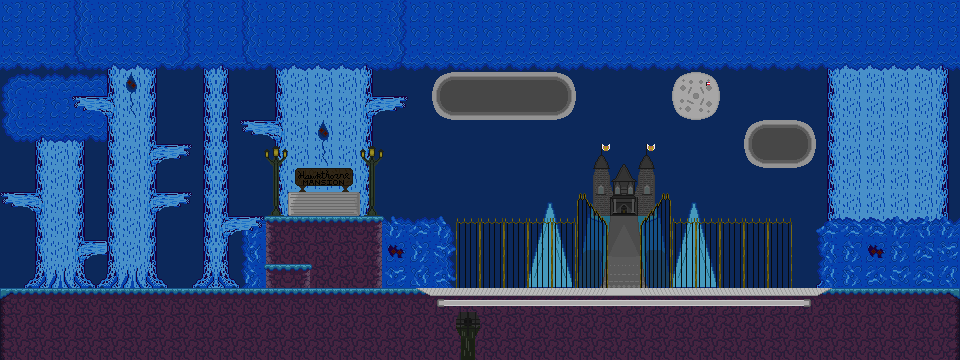

Rendered tile map (Tiled .tmx) drawn with the repository's tilesets; below, a short description and the map source with its tile grids summarised:
An orthogonal 40x15 tile map with 24x24 px tiles, 4 tile layers (Tile Layer 1, Tile Layer 2, Tile Layer 3, Tile Layer 4) and 8 objects (3x door).

<map version="1.0" orientation="orthogonal" width="40" height="15" tilewidth="24" tileheight="24">
 <properties>
  <property name="blue" value="" />
  <property name="green" value="" />
  <property name="offset" value="1" />
  <property name="red" value="" />
  <property name="soundtrack" value="" />
  <property name="tile" value="" />
  <property name="warpin" value="" />
 </properties>
 <tileset firstgid="1" name="mansion" tilewidth="24" tileheight="24">
  <image source="../Pictures/Hawkthorne/Levels/mansion.png" width="264" height="264" />
 </tileset>
 <layer name="Tile Layer 1" width="40" height="15">
  <data>[600 cells, 598 non-empty, 2 distinct tile ids]</data>
 </layer>
 <layer name="Tile Layer 2" width="40" height="15">
  <data>[600 cells, 399 non-empty, 58 distinct tile ids]</data>
 </layer>
 <layer name="Tile Layer 3" width="40" height="15">
  <data>[600 cells, 266 non-empty, 36 distinct tile ids]</data>
 </layer>
 <layer name="Tile Layer 4" width="40" height="15">
  <data>[600 cells, 51 non-empty, 12 distinct tile ids]</data>
 </layer>
 <objectgroup name="nodes" width="40" height="15" opacity="0.9">
  <object name="main" type="door" x="600" y="216" width="48" height="72">
   <properties>
    <property name="level" value="mansion_interior" />
    <property name="sound" value="false" />
    <property name="to" value="leftmirror" />
   </properties>
  </object>
  <object name="main" type="door" x="600" y="216" width="48" height="72">
   <properties>
    <property name="level" value="mansion_interior" />
    <property name="sound" value="false" />
    <property name="to" value="leftmirror" />
   </properties>
  </object>
  <object name="main" type="door" x="24" y="240" width="24" height="48" />
 </objectgroup>
 <objectgroup name="block" width="40" height="15">
  <object x="0" y="288" width="960" height="72" />
 </objectgroup>
 <objectgroup name="platform" width="40" height="15">
  <object x="264" y="264" width="48" height="24" />
  <object x="264" y="216" width="120" height="72" />
  <object x="288" y="168" width="72" height="24" />
  <object x="288" y="192" width="72" height="24" />
 </objectgroup>
</map>